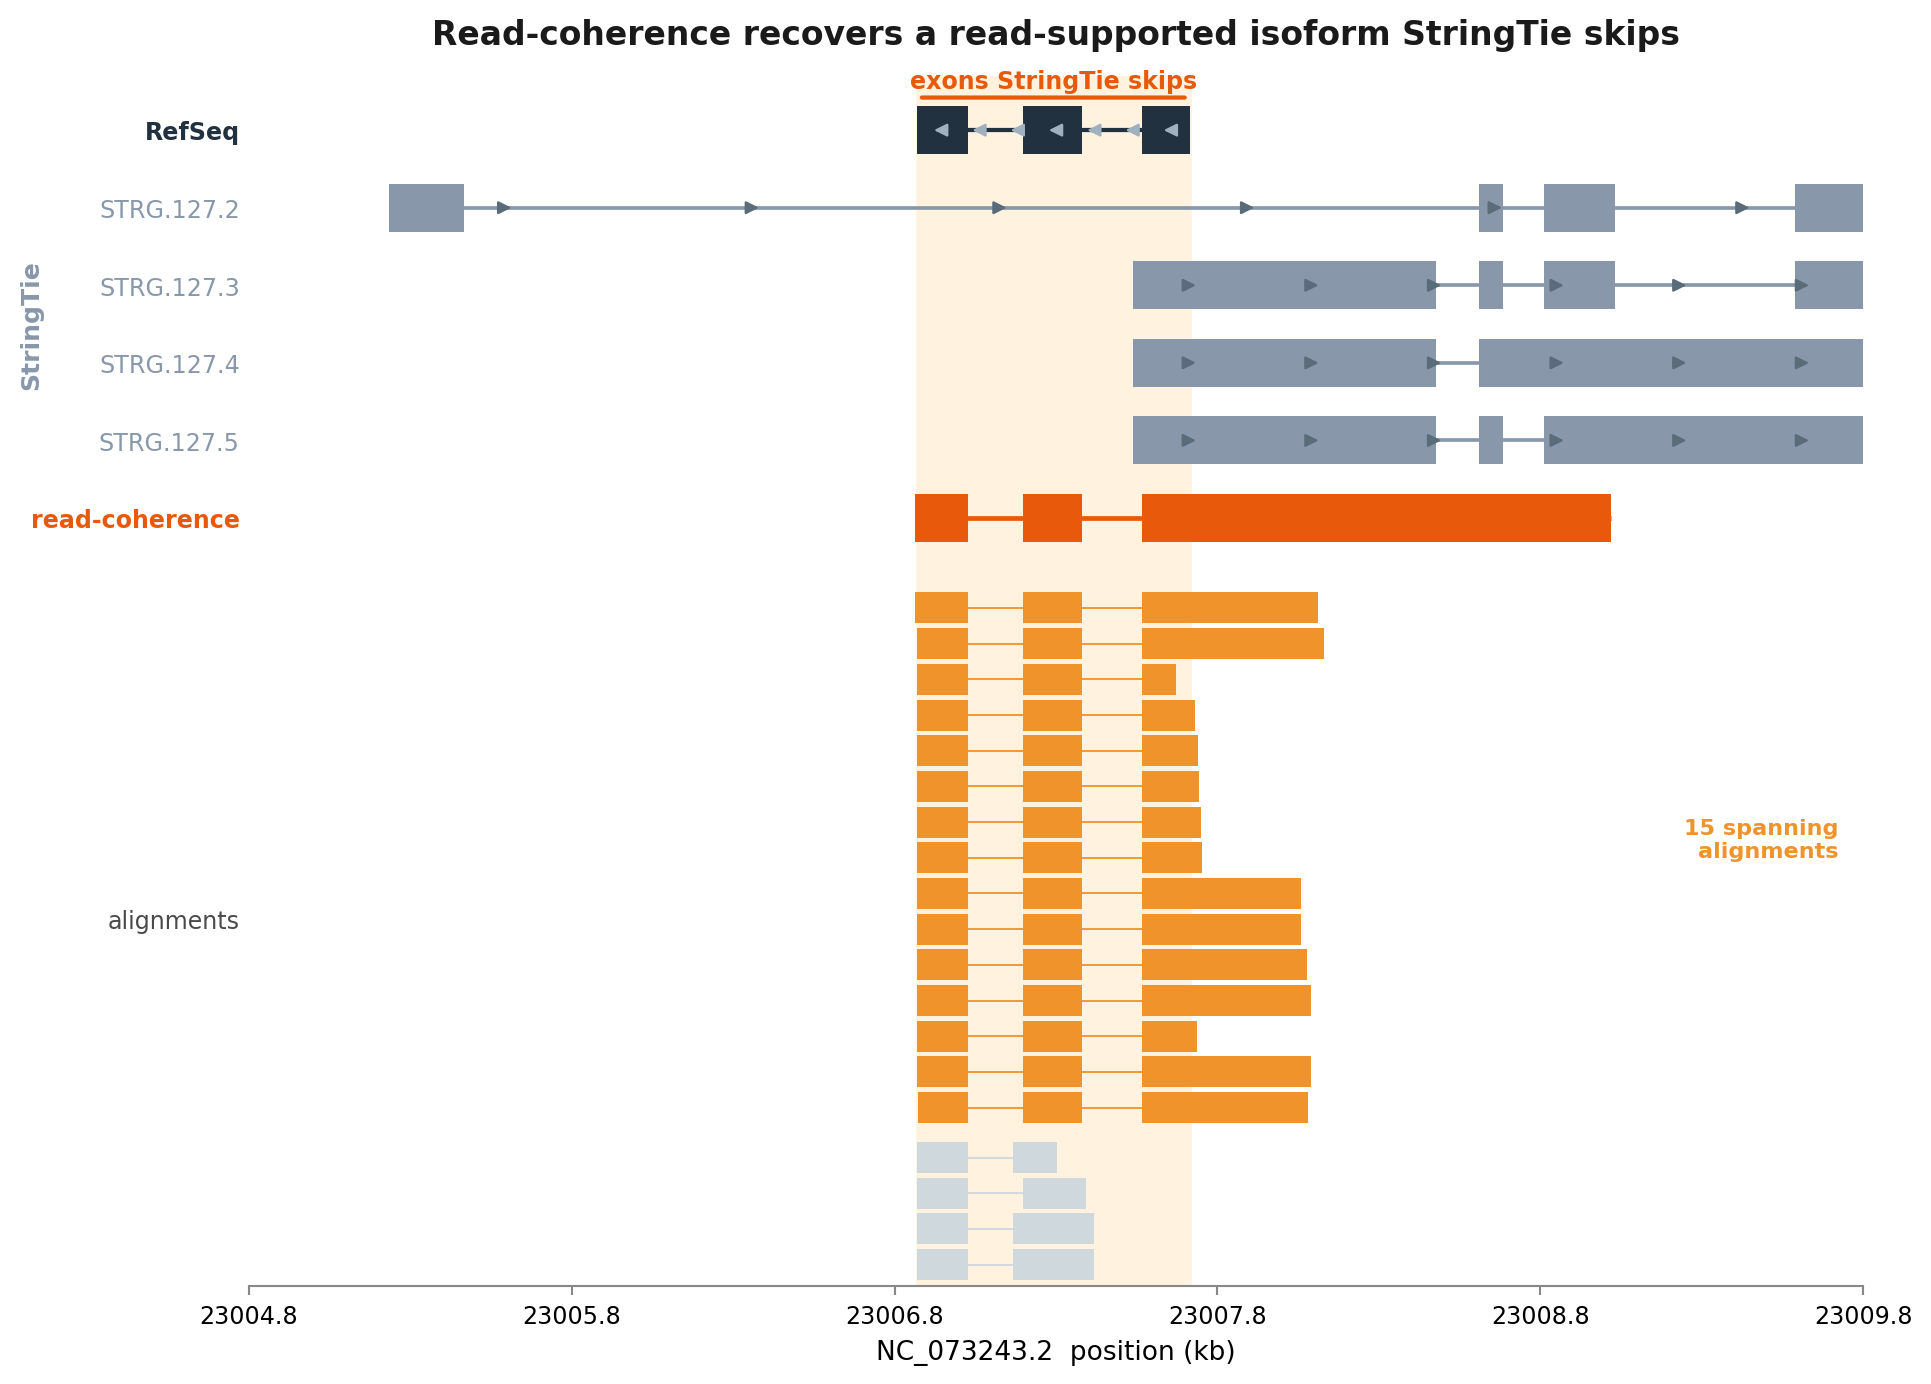

Python code for this plot:
#!/usr/bin/env python3
"""IGV-style locus panel: read-coherence recovers an isoform StringTie skips."""
import json
import matplotlib
matplotlib.use("Agg")
import matplotlib.pyplot as plt
from matplotlib.patches import Rectangle

# ---- palette (shared style guide) ----
C_REF = "#22313f"      # RefSeq / annotation
C_ST = "#8898aa"       # StringTie / flow
C_RCG = "#e8590c"      # read-coherence (accent)
C_READ = "#cfd8dc"     # plain read alignments
C_SPAN = "#f0932b"     # spanning alignments (evidence)

DATA = "/tmp/cre_guided/figdata/igv_locus.json"
OUT = "/mnt/c/Users/jfris/Desktop/Rustle/bench/readcoherence_fig/fig1_igv_locus.png"

d = json.load(open(DATA))
W0, W1 = d["window"]
SPAN = W1 - W0


def clamp(x):
    return max(W0, min(W1, x))


def exon_box(ax, y, s, e, h, color, z=3):
    s, e = clamp(s), clamp(e)
    if e <= s:
        return
    ax.add_patch(Rectangle((s, y - h / 2), e - s, h,
                           linewidth=0, facecolor=color, zorder=z))


def intron_line(ax, y, xs, xe, color, lw=1.2, z=2):
    xs, xe = clamp(xs), clamp(xe)
    if xe > xs:
        ax.plot([xs, xe], [y, y], color=color, lw=lw, zorder=z,
                solid_capstyle="butt")


def draw_transcript(ax, y, exons, color, h, line_lw=1.4):
    xs = min(e[0] for e in exons)
    xe = max(e[1] for e in exons)
    intron_line(ax, y, xs, xe, color, lw=line_lw)
    for (a, b) in exons:
        exon_box(ax, y, a, b, h, color)


def draw_read(ax, y, read, color, h):
    blocks = read["blocks"]
    xs = clamp(min(b[0] for b in blocks))
    xe = clamp(max(b[1] for b in blocks))
    intron_line(ax, y, xs, xe, color, lw=0.7, z=2)
    for (a, b) in blocks:
        a, b = clamp(a), clamp(b)
        if b > a:
            ax.add_patch(Rectangle((a, y - h / 2), b - a, h,
                                   linewidth=0, facecolor=color, zorder=3))


# ---- internal exon region StringTie skips (from RefSeq exons) ----
ref_exons = d["ref"]["exons"]
SKIP_L = min(e[0] for e in ref_exons)
SKIP_R = max(e[1] for e in ref_exons)

# ---- layout: rows from top to bottom ----
fig, ax = plt.subplots(figsize=(10.2, 7.4))

ROW = 1.0
y = 0.0
yticks, ylabels = [], []

TH = 0.62   # transcript exon height
RH = 0.40   # read block height

# highlight band over the skipped internal-exon region (drawn first, behind)
band = ax.axvspan(SKIP_L, SKIP_R, color="#fff3e0", zorder=0)

top_y = None

# (1) RefSeq -- single row
y -= ROW
draw_transcript(ax, y, ref_exons, C_REF, TH, line_lw=1.6)
yticks.append(y); ylabels.append("RefSeq")
top_y = y

# (2) StringTie -- 4 variant rows (plus strand)
st = d["stringtie"]
st_names = sorted(st.keys())
st_rows = []  # (y, intron_start, intron_end) for strand chevrons
for name in st_names:
    y -= ROW
    exons = st[name]["exons"]
    draw_transcript(ax, y, exons, C_ST, TH)
    st_rows.append((y, min(e[0] for e in exons), max(e[1] for e in exons)))
    yticks.append(y); ylabels.append(name)

# (3) read-coherence -- single row
rcg_id = d["rcg_id"]
rcg = d["rcg"][rcg_id]
y -= ROW
draw_transcript(ax, y, rcg["exons"], C_RCG, TH, line_lw=1.8)
yticks.append(y); ylabels.append("read-coherence")
rcg_y = y

# gap before reads
y -= ROW * 0.7

# (4) alignments -- spanning first (grouped, amber), then a few capped others
reads = d["reads"]
spans = [r for r in reads if r.get("spans_ref")]


def overlaps_band(r):
    # block-level overlap with the skipped internal-exon region
    return any(b[1] > SKIP_L and b[0] < SKIP_R for b in r["blocks"])


# keep only non-spanning alignments that touch the highlighted band and stay
# near it (drop the stray far-left singleton and very-long far-right reads that
# distract from the amber-vs-StringTie contrast)
others = [r for r in reads if not r.get("spans_ref")
          and overlaps_band(r)
          and r["start"] >= SKIP_L - 0.05 * SPAN
          and r["end"] <= SKIP_R + 0.10 * SPAN]
# sort spanning by start for tidy stacking
spans.sort(key=lambda r: (r["start"], r["end"]))
others.sort(key=lambda r: (r["start"], r["end"]))

RROW = 0.46
reads_top_y = y

# amber spanning alignments (ALL kept)
for r in spans:
    y -= RROW
    draw_read(ax, y, r, C_SPAN, RH)
span_bottom_y = y

# a small separator, then a few capped light-gray others (thinned)
CAP_OTHERS = 4
shown_others = others[:CAP_OTHERS]
y -= RROW * 0.4
for r in shown_others:
    y -= RROW
    draw_read(ax, y, r, C_READ, RH)
reads_bottom_y = y

# single tick for the alignments block
align_mid = (reads_top_y + reads_bottom_y) / 2
yticks.append(align_mid)
ylabels.append("alignments")

# ---- StringTie group label (one bold) ----
st_ys = yticks[1:1 + len(st_names)]
st_mid = (st_ys[0] + st_ys[-1]) / 2

# ---- y axis ----
ax.set_yticks(yticks)
ax.set_yticklabels(ylabels, fontsize=9)
# color the tick labels by track
label_colors = [C_REF] + [C_ST] * len(st_names) + [C_RCG, "#4a4a4a"]
for tlab, col in zip(ax.get_yticklabels(), label_colors):
    tlab.set_color(col)
ax.get_yticklabels()[0].set_fontweight("bold")
# rcg label index
ax.get_yticklabels()[1 + len(st_names)].set_fontweight("bold")

ax.set_ylim(reads_bottom_y - RROW * 0.6, top_y + ROW * 0.7)

# ---- x axis in kb ----
ax.set_xlim(W0, W1)
import numpy as np
xticks = np.linspace(W0, W1, 6)
ax.set_xticks(xticks)
ax.set_xticklabels([f"{x/1000:.1f}" for x in xticks], fontsize=9)
ax.set_xlabel(f"{d['chrom']}  position (kb)", fontsize=10)

# ---- strand chevrons -------------------------------------------------------
def chevrons(y, x0, x1, color, minus, n=6):
    """Draw small strand chevrons along [x0,x1]; minus=left, plus=right."""
    x0, x1 = clamp(x0), clamp(x1)
    if x1 - x0 < 0.02 * SPAN:
        return
    dx = 0.006 * SPAN
    for frac in np.linspace(0.08, 0.92, n):
        xc = x0 + frac * (x1 - x0)
        if minus:   # points left
            tail, head = xc + dx, xc - dx
        else:       # points right
            tail, head = xc - dx, xc + dx
        ax.annotate("", xy=(head, y), xytext=(tail, y),
                    arrowprops=dict(arrowstyle="-|>", color=color, lw=0.9),
                    zorder=4)


# RefSeq + read-coherence are on the minus strand (chevrons point left)
chevrons(top_y, SKIP_L, SKIP_R, "#9fb0bf", minus=True, n=7)
# StringTie variants are on the plus strand (chevrons point right)
for (sy, sx0, sx1) in st_rows:
    chevrons(sy, sx0, sx1, "#5a6b7a", minus=False, n=6)

# ---- spines ----
for sp in ["top", "right", "left"]:
    ax.spines[sp].set_visible(False)
ax.spines["bottom"].set_color("#888888")
ax.tick_params(axis="y", length=0)
ax.tick_params(axis="x", color="#888888")

# ---- minimal annotations ----
# bracket over the skipped region (above RefSeq)
bar_y = top_y + ROW * 0.42
ax.annotate("", xy=(SKIP_L, bar_y), xytext=(SKIP_R, bar_y),
            arrowprops=dict(arrowstyle="-", color=C_RCG, lw=1.6))
ax.text((SKIP_L + SKIP_R) / 2, bar_y + 0.06, "exons StringTie skips",
        ha="center", va="bottom", fontsize=9, color=C_RCG, fontweight="bold")

# spanning-evidence count label, near the amber block
ax.text(W1 - 0.015 * SPAN, (reads_top_y + span_bottom_y) / 2,
        f"{d['n_reads_span_ref']} spanning\nalignments",
        ha="right", va="center", fontsize=8.5, color=C_SPAN, fontweight="bold")

# small StringTie group marker
ax.text(W0 - 0.135 * SPAN, st_mid, "StringTie", rotation=90,
        ha="center", va="center", fontsize=9.5, color=C_ST,
        fontweight="bold")

# ---- title ----
ax.set_title("Read-coherence recovers a read-supported isoform StringTie skips",
             fontsize=12.5, fontweight="bold", color="#1a1a1a", pad=12)

fig.set_facecolor("white")
ax.set_facecolor("white")
plt.tight_layout()
fig.savefig(OUT, dpi=190, bbox_inches="tight", facecolor="white")
print("saved", OUT)
